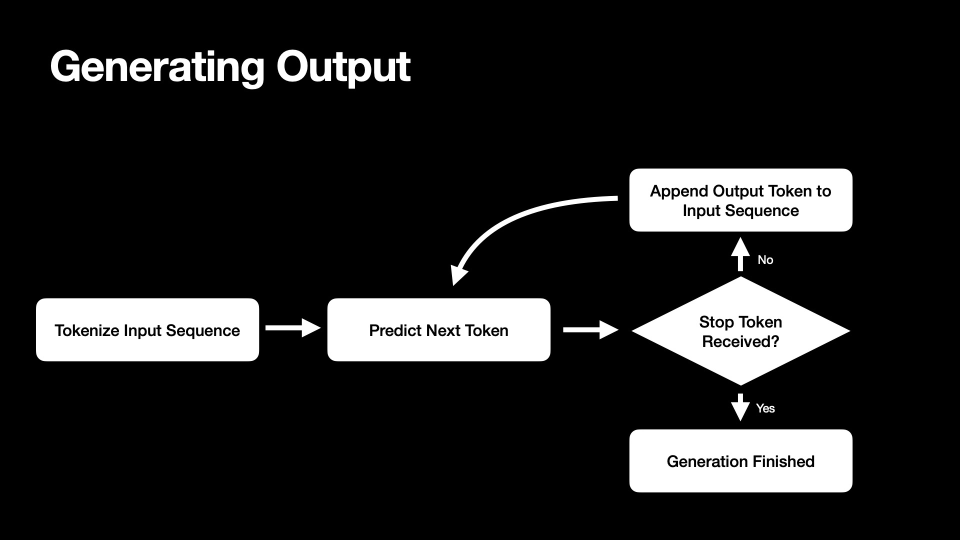
#> input picture input/openai/openai_one_page.jpeg, 1920 x 1080 px (shown at 1/2 size)
$ python files2knowledge.py --input_path ../input/openai/openai_one_page.jpeg --output_dir out
#> lines starting #> are read from the running program, lines starting #| are printed output that depends on the picture
import argparse
import logging
import sys
from pathlib import Path
import os
import requests
import json
import base64
from typing import Union, List, Optional, Dict
import tempfile
from tqdm import tqdm
from PIL import Image
import datetime

# Configure logging
logging.basicConfig(
    level=logging.INFO,
    format='%(asctime)s - %(name)s - %(levelname)s - %(message)s'
)
logger = logging.getLogger(__name__)

class OllamaClient:
    """
    Client for interacting with Ollama's local API for vision-language models.
    """
    def __init__(self, model_name: str = "granite3.2-vision:latest", api_url: str = "http://localhost:11434"):
#> called with model_name = 'granite3.2-vision:latest', api_url = 'http://localhost:11434'
        self.model_name = model_name
        self.api_url = api_url
        self.api_endpoint = f"{api_url}/api/generate"

        # Check if Ollama is running and the model is available
        self._check_model_availability()
#> (the call stopped at in _check_model_availability, `response = requests.get(f"{self.api_url}/api/tags")`: the network is not available in this run)

    def _check_model_availability(self):
        """Check if Ollama is running and the specified model is available."""
        try:
            response = requests.get(f"{self.api_url}/api/tags")
            if response.status_code != 200:
                logger.error(f"Failed to connect to Ollama API: {response.status_code}")
                raise ConnectionError(f"Failed to connect to Ollama API: {response.status_code}")

            models = response.json().get("models", [])
            model_names = [model.get("name") for model in models]

            if self.model_name not in model_names:
                logger.warning(f"Model '{self.model_name}' not found in Ollama. Available models: {', '.join(model_names)}")
                logger.warning(f"You may need to run: ollama pull {self.model_name}")
        except requests.RequestException as e:
            logger.error(f"Error connecting to Ollama: {e}")
            raise ConnectionError(f"Error connecting to Ollama: {e}")

    def generate(self, prompt: str, image_path: Union[str, Path]) -> str:
        """
        Generate content using the Ollama model with text + image as input.

        :param prompt: A textual prompt to provide to the model.
        :param image_path: File path (string or Path) to an image to be included in the request.
        :return: The generated response text from the model.
        """
        image_path = Path(image_path)
        if not image_path.exists():
            raise FileNotFoundError(f"Image file not found: {image_path}")

        # Open and resize image before processing
        img = Image.open(image_path)
#> img is the input picture: PIL image 1920x1080 RGB; min 0, max 255, mean 35.1
        img = img.resize((800, 600))  # Adjust dimensions as needed
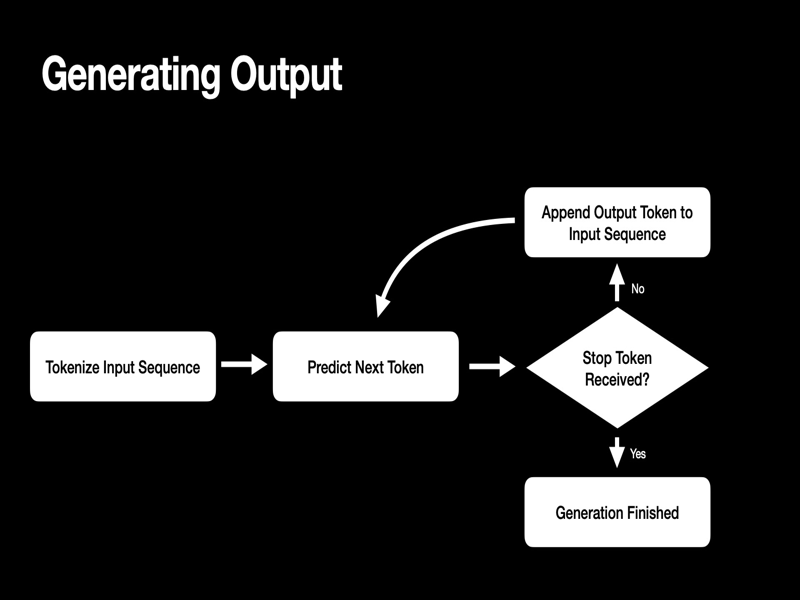
#> img: PIL image 800x600 RGB; min 0, max 255, mean 35.1
        resized_path = str(image_path) + "_resized.jpg"
        img.save(resized_path)

        # Encode image to base64
        with open(resized_path, "rb") as img_file:
            base64_image = base64.b64encode(img_file.read()).decode("utf-8")

        # Prepare the request payload
        payload = {
            "model": self.model_name,
            "prompt": prompt,
            "images": [base64_image],
            "stream": False
        }

        try:
            response = requests.post(self.api_endpoint, json=payload)
            response.raise_for_status()
            result = response.json()
            return result.get("response", "")
        except requests.RequestException as e:
            logger.error(f"Error calling Ollama API: {e}")
            raise Exception(f"Error calling Ollama API: {e}")

def process_image(
    image_path: Path,
    output_dir: Path,
    ollama_client: OllamaClient,
    prompt: str
) -> Path:
    """
    Process a single image file and save the description in JSON format.

    Args:
        image_path: Path to the image file
        output_dir: Directory to save the output
        ollama_client: Ollama client instance
        prompt: Prompt to use for the description

    Returns:
        Path to the output file
    """
    logger.info(f"Processing image: {image_path}")

    try:
        # Generate description using Ollama
        description = ollama_client.generate(prompt, image_path)

        # Create timestamp for unique filename
        timestamp = datetime.datetime.now().strftime("%Y%m%d_%H%M%S")

        # Create output file path with timestamp
        output_file = output_dir / f"{image_path.stem}_description_{timestamp}.json"

        # Create JSON data
        json_data = {
            "filename": image_path.name,
            "timestamp": timestamp,
            "description": description
        }

        # Save description to JSON file
        with open(output_file, "w") as f:
            json.dump(json_data, f, indent=2)

        logger.info(f"Description saved to: {output_file}")
        return output_file
    except Exception as e:
        logger.error(f"Error processing image {image_path}: {e}")
        raise

# [96 lines left out: function process_pdf, not called in this run]

def process_input_path(
    input_path: Path,
    output_dir: Path,
    ollama_client: OllamaClient,
    prompt: str
) -> List[Path]:
    """
    Process an input path (file or directory) and generate descriptions.

    Args:
        input_path: Path to the input file or directory
        output_dir: Directory to save the output
        ollama_client: Ollama client instance
        prompt: Prompt to use for the description

    Returns:
        List of paths to the output files
    """
    # Create output directory if it doesn't exist
    output_dir.mkdir(parents=True, exist_ok=True)

    output_files = []

    if input_path.is_file():
        # Process a single file
        if input_path.suffix.lower() in ['.pdf']:
            logger.info(f"Processing PDF file: {input_path}")
            output_files.extend(process_pdf(input_path, output_dir, ollama_client, prompt))
        elif input_path.suffix.lower() in ['.jpg', '.jpeg', '.png', '.bmp', '.gif']:
            logger.info(f"Processing image file: {input_path}")
            output_files.append(process_image(input_path, output_dir, ollama_client, prompt))
#> (the call stopped at in generate, `response = requests.post(self.api_endpoint, json=payload)`: requests is not available in this run)
        else:
            logger.warning(f"Unsupported file type: {input_path}")
    elif input_path.is_dir():
        # Process all files in the directory
        logger.info(f"Processing directory: {input_path}")

        # Find all supported files
        pdf_files = list(input_path.glob('**/*.pdf'))
        image_files = []
        for ext in ['.jpg', '.jpeg', '.png', '.bmp', '.gif']:
            image_files.extend(list(input_path.glob(f'**/*{ext}')))

        # Process PDFs
        if pdf_files:
            logger.info(f"Found {len(pdf_files)} PDF files")
            for pdf_file in pdf_files:
                output_files.extend(process_pdf(pdf_file, output_dir, ollama_client, prompt))

        # Process images
        if image_files:
            logger.info(f"Found {len(image_files)} image files")
            for image_file in image_files:
                output_files.append(process_image(image_file, output_dir, ollama_client, prompt))
    else:
        logger.error(f"Input path does not exist: {input_path}")
        raise FileNotFoundError(f"Input path does not exist: {input_path}")

    return output_files

def parse_args(input_args=None):
    """Parse command line arguments."""
    parser = argparse.ArgumentParser(description="Convert images and PDFs to semantic descriptions using Ollama.")

    parser.add_argument(
        "--input_path",
        type=str,
        required=True,
        help="Path to input file or directory"
    )
    parser.add_argument(
        "--output_dir",
        type=str,
        required=True,
        help="Output directory path"
    )
    parser.add_argument(
        "--model",
        type=str,
        default="granite3.2-vision:latest",
        help="Ollama model to use (default: granite3.2-vision:latest)"
    )
    parser.add_argument(
        "--api_url",
        type=str,
        default="http://localhost:11434",
        help="Ollama API URL (default: http://localhost:11434)"
    )
    parser.add_argument(
        "--prompt",
        type=str,
        default="""
            You are an expert AI assistant tasked with converting PowerPoint slides into semantically rich text for downstream use.
            Carefully observe the content of each slide and accurately transcribe all text present.
            Provide detailed descriptions of any graphs, charts, figures, or other visual elements.
            It is essential to ensure accuracy and completeness in your text-based representation of the slide.
            Where possible, include interpretations of graphics, icons, and other non-text descriptors.
            If there is no text, just describe the image.

            Return only the text content of the slide, without any preamble, explanation, or unrelated information.
        """,
        help="Prompt to use for the description"
    )

    if input_args is not None:
        return parser.parse_args(input_args)
    return parser.parse_args()

def main():
    """Main entry point for the application."""
    args = parse_args()

    input_path = Path(args.input_path)
    output_dir = Path(args.output_dir)

    # Create Ollama client
    ollama_client = OllamaClient(model_name=args.model, api_url=args.api_url)

    try:
        # Process input path
        output_files = process_input_path(input_path, output_dir, ollama_client, args.prompt)

        # Print summary
        pdf_outputs = [f for f in output_files if "_all_descriptions.json" in str(f)]
        image_outputs = [f for f in output_files if "_description_" in str(f) and f not in pdf_outputs]

        logger.info(f"Processing complete.")
        logger.info(f"Generated {len(image_outputs)} image description files.")
        logger.info(f"Generated {len(pdf_outputs)} PDF description files.")
        logger.info(f"Output directory: {output_dir}")

        # Print example of how to access the JSON data
        if output_files:
            logger.info("JSON output format example:")
            logger.info("  - For single images: {'filename': 'image.jpg', 'timestamp': '20240615_123045', 'description': '...'}")
            logger.info("  - For PDFs: {'filename': 'document.pdf', 'timestamp': '20240615_123045', 'total_pages': 5, 'pages': {'1': '...', '2': '...', ...}}")
    except Exception as e:
        logger.error(f"Error: {e}")
        sys.exit(1)

if __name__ == "__main__":
    main()
